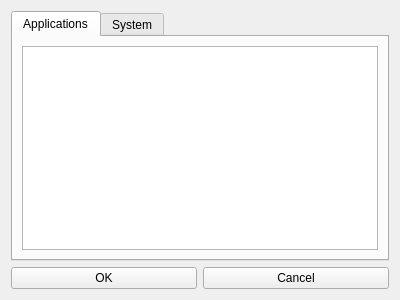
<?xml version="1.0" encoding="UTF-8"?>
<ui version="4.0">
 <class>AddApplicationDialog</class>
 <widget class="QWidget" name="AddApplicationDialog">
  <property name="geometry">
   <rect>
    <x>0</x>
    <y>0</y>
    <width>400</width>
    <height>300</height>
   </rect>
  </property>
  <property name="windowTitle">
   <string>Add Application</string>
  </property>
  <layout class="QVBoxLayout" name="verticalLayout">
   <item>
    <widget class="QTabWidget" name="tabWidget">
     <property name="currentIndex">
      <number>0</number>
     </property>
     <widget class="QWidget" name="tabApplications">
      <attribute name="title">
       <string>Applications</string>
      </attribute>
      <layout class="QVBoxLayout" name="verticalLayout_2">
       <item>
        <widget class="QListWidget" name="listApplications">
         <property name="selectionMode">
          <enum>QAbstractItemView::MultiSelection</enum>
         </property>
        </widget>
       </item>
      </layout>
     </widget>
     <widget class="QWidget" name="tabSystem">
      <attribute name="title">
       <string>System</string>
      </attribute>
      <layout class="QVBoxLayout" name="verticalLayout_3">
       <item>
        <widget class="QListWidget" name="listSystem">
         <property name="selectionMode">
          <enum>QAbstractItemView::MultiSelection</enum>
         </property>
        </widget>
       </item>
      </layout>
     </widget>
    </widget>
   </item>
   <item>
    <layout class="QHBoxLayout" name="buttonLayout">
     <item>
      <widget class="QPushButton" name="okButton">
       <property name="text">
        <string>OK</string>
       </property>
      </widget>
     </item>
     <item>
      <widget class="QPushButton" name="cancelButton">
       <property name="text">
        <string>Cancel</string>
       </property>
      </widget>
     </item>
    </layout>
   </item>
  </layout>
 </widget>
 <resources/>
 <connections/>
</ui>
